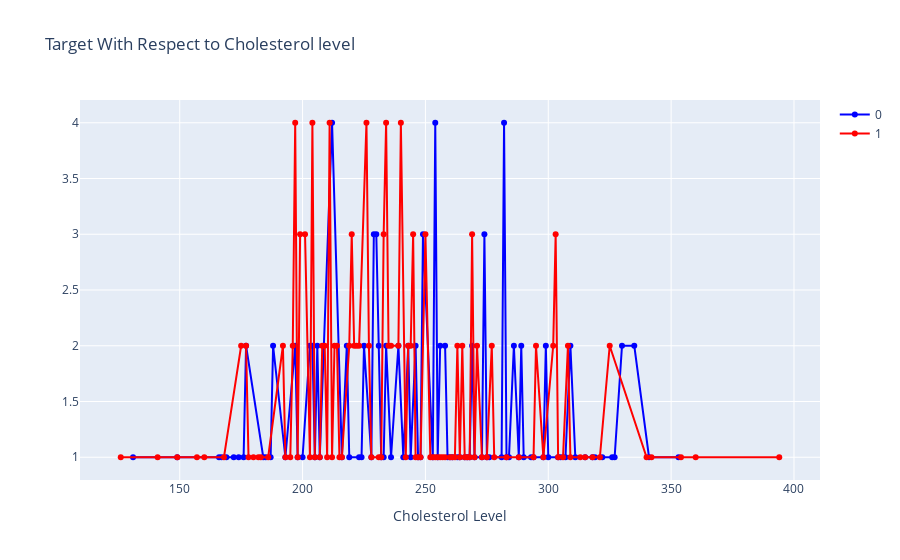

The notebook cell this image was saved under:
### Markdown cell above
#### 5. cholesterol measurement in mg/dl (chol)

### Code cell
col='chol'
d1=heart_df_new[heart_df_new['target']==0]
d2=heart_df_new[heart_df_new['target']==1]
v1=d1[col].value_counts().reset_index()
v1=v1.rename(columns={col:'count','index':col})
v1['percent']=v1['count'].apply(lambda x : 100*x/sum(v1['count']))
v1=v1.sort_values(col)
v2=d2[col].value_counts().reset_index()
v2=v2.rename(columns={col:'count','index':col})
v2['percent']=v2['count'].apply(lambda x : 100*x/sum(v2['count']))
v2=v2.sort_values(col)
trace1 = go.Scatter(x=v1[col], y=v1["count"], name=0, marker=dict(color="blue"),mode='lines+markers')
trace2 = go.Scatter(x=v2[col], y=v2["count"], name=1, marker=dict(color="red"),mode='lines+markers')
data = [trace1, trace2]
layout={'title':"Target With Respect to Cholesterol level",'xaxis':{'title':"Cholesterol Level"}}
fig = go.Figure(data, layout=layout)
iplot(fig)

### Figure 1 — Plotly figure (JSON) as saved in the notebook; plotly's stock layout.template omitted (floating-point values rounded to 4 significant figures)
{"data": [{"marker": {"color": "blue"}, "mode": "lines+markers", "name": "0", "type": "scatter", "x": [131, 149, 166, 167, 169, 172, 174, 176, 177, 184, 185, 187, 188, 193, 197, 198, 200, 203, 204, 205, 206, 207, 212, 216, 218, 219, 223, 224, 225, 228, 229, 230, 231, 232, 233, 234, 236, 239, 241, 243, 244, 246, 247, 248, 249, 253, 254, 255, 256, 258, 259, 260, 261, 263, 264, 266, 267, 268, 269, 270, 273, 274, 275, 276, 281, 282, 283, 284, 286, 288, 289, 290, 293, 294, 298, 299, 300, 304, 305, 307, 309, 311, 315, 318, 319, 322, 326, 327, 330, 335, 341, 353], "y": [1, 1, 1, 1, 1, 1, 1, 1, 2, 1, 1, 1, 2, 1, 2, 1, 1, 2, 2, 1, 2, 1, 4, 1, 2, 1, 1, 1, 2, 1, 3, 3, 2, 1, 1, 2, 1, 2, 1, 2, 1, 2, 1, 1, 3, 1, 4, 1, 2, 2, 1, 1, 1, 1, 1, 1, 1, 1, 2, 1, 1, 3, 1, 1, 1, 4, 1, 1, 2, 1, 2, 1, 1, 1, 1, 2, 1, 1, 1, 1, 2, 1, 1, 1, 1, 1, 1, 1, 2, 2, 1, 1]}, {"marker": {"color": "red"}, "mode": "lines+markers", "name": "1", "type": "scatter", "x": [126, 141, 149, 157, 160, 168, 175, 177, 178, 180, 182, 183, 186, 192, 193, 195, 196, 197, 198, 199, 201, 203, 204, 205, 207, 208, 209, 210, 211, 212, 213, 214, 215, 216, 219, 220, 221, 222, 223, 226, 227, 228, 231, 232, 233, 234, 235, 236, 239, 240, 242, 243, 244, 245, 246, 247, 248, 250, 252, 253, 254, 255, 256, 257, 258, 260, 261, 262, 263, 264, 265, 266, 267, 268, 269, 270, 271, 273, 275, 277, 278, 283, 288, 294, 295, 298, 302, 303, 304, 306, 308, 309, 313, 315, 318, 321, 325, 340, 342, 354, 360, 394], "y": [1, 1, 1, 1, 1, 1, 2, 2, 1, 1, 1, 1, 1, 2, 1, 1, 2, 4, 1, 3, 3, 1, 4, 1, 1, 2, 2, 1, 4, 1, 2, 2, 1, 1, 2, 3, 2, 2, 2, 4, 2, 1, 1, 1, 3, 4, 2, 2, 2, 4, 1, 2, 2, 3, 1, 1, 1, 3, 1, 1, 1, 1, 1, 1, 1, 1, 1, 1, 2, 1, 2, 1, 1, 1, 3, 1, 2, 1, 1, 2, 1, 1, 1, 1, 2, 1, 2, 3, 1, 1, 2, 1, 1, 1, 1, 1, 2, 1, 1, 1, 1, 1]}], "layout": {"title": {"text": "Target With Respect to Cholesterol level"}, "xaxis": {"title": {"text": "Cholesterol Level"}}}}
